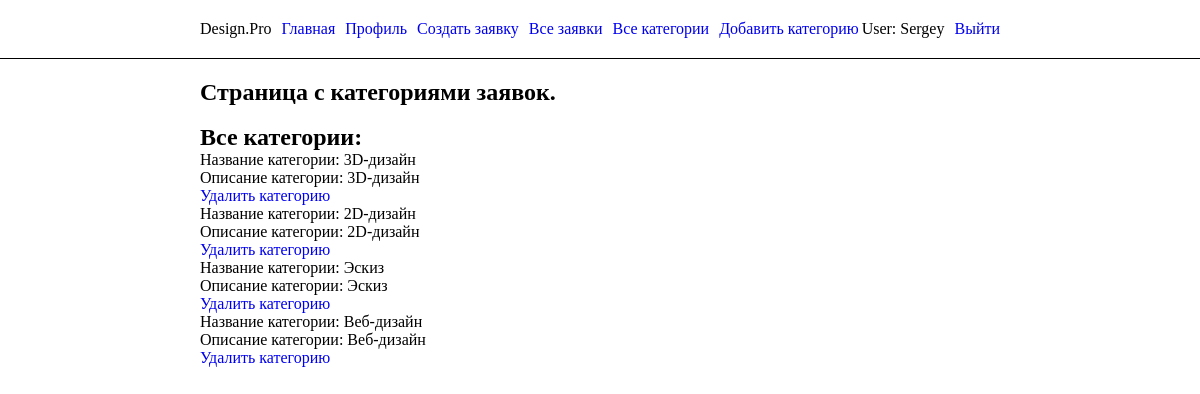
The page /portal/portal/category_list/ (signed in) on the database as committed earlier.
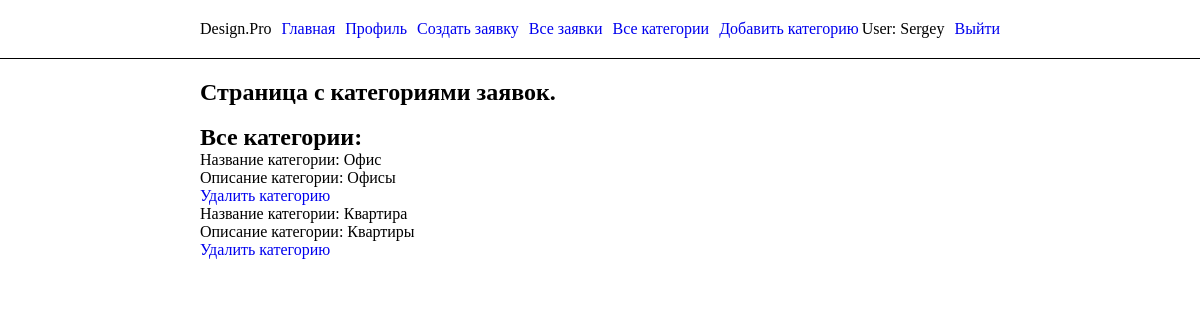
The same page on the database as committed later.
### portal/models.py (models this page shows, shortened)
class Category(models.Model):
    title = models.CharField(max_length=255, verbose_name='Название категории')
    description = models.TextField(verbose_name='Описание категории')

### portal/views.py (the view)
# urls.py: path('portal/category_list/', views.category_list, name="category_list"),
@login_required
def category_list(request):
    categories_list = Category.objects.all()
    return render(request, 'portal/category_list.html', {'categories_list': categories_list})

### portal/templates/portal/category_list.html
{% extends "base_generic.html" %}
{% block content %}
    <h2>Страница с категориями заявок.</h2>
    <br>
    {% if categories_list %}
        <h2>Все категории:</h2>
        {% for category in categories_list %}
            <p>Название категории: {{ category.title }}</p>
            <p>Описание категории: {{ category.description }}</p>
            <a href="{% url 'category_delete' pk=category.id %}">Удалить категорию</a>
        {% endfor %}
    {% else %}
        <p>В данный момент на сайте нет категорий.</p>
    {% endif %}
{% endblock %}

Rows that differ between the two databases and show on the page:
removed Category: title "3D-дизайн", description "3D-дизайн"
removed Category: title "2D-дизайн", description "2D-дизайн"
removed Category: title "Эскиз", description "Эскиз"
removed Category: title "Веб-дизайн", description "Веб-дизайн"
added Category: title "Офис", description "Офисы"
added Category: title "Квартира", description "Квартиры"
